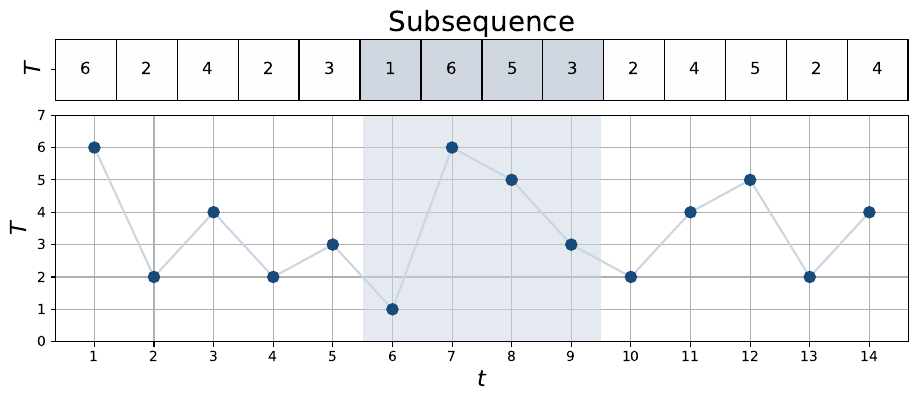

The script that saved this image:
import pandas as pd
import numpy as np
import matplotlib.pyplot as plt
import matplotlib.colors as mcolors
from matplotlib.ticker import FixedLocator

title_fontsize = 20
label_fontsize = 16
marker_size = 8
line_width = 4

def highlight_cell(x,y, ax=None, **kwargs):
    rect = plt.Rectangle((x-.5, y-.5), 1,1, fill=False, **kwargs)
    ax = ax or plt.gca()
    ax.add_patch(rect)
    return rect

arr = np.array([[6,2,4,2,3,1,6,5,3,2,4,5,2,4]])

c_arr = np.zeros((len(arr),len(arr[0])))
i_color = [5,8]

plt.rcParams['figure.figsize'] = [11, 5]

for i in range(len(c_arr[0])):
    if i >= i_color[0] and i <= i_color[1]:
        c_arr[0,i] = 1


fig, (ax1, ax2) = plt.subplots(2)
fig.subplots_adjust(hspace=-0.3)

# Definiere die Farben als [(Position, (R, G, B))]
colors = [(0, (1, 1, 1)), (1, (0.635, 0.698, 0.768, 0.5))]  # Weiß und Hellblau
cmap_name = 'custom_cmap'
custom_cmap = mcolors.LinearSegmentedColormap.from_list(cmap_name, colors)

color1 = "#cbd6e0" #(0.635, 0.698, 0.768)
color2 = "#194b7a" #(0.098, 0.294, 0.478)

ax1.matshow(c_arr, cmap=custom_cmap) #"binary")
ax1.set_title("Subsequence", fontsize=title_fontsize)
ax1.axes.get_xaxis().set_ticks([])
ax1.axes.get_yaxis().set_ticks([0])
ax1.set_yticklabels(["$T$"], fontsize=label_fontsize, rotation=90)

plt.grid(True, which="major")
plt.xlabel("$t$", fontsize=label_fontsize)

ax2.set_ylabel('$T$', fontsize=label_fontsize)
ax2.set_ylim([0, 7])
#ax2.set_xticklabels([])
ax2.set_axisbelow(True)
ax2.xaxis.set_major_locator(FixedLocator([0, 1, 2, 3, 4, 5, 6, 7, 8, 9, 10, 11, 12, 13]))
ax2.yaxis.set_major_locator(FixedLocator([0, 1, 2, 3, 4, 5, 6, 7, 8, 9]))
ax2.grid(True, which="major")
ax2.axvspan(i_color[0]-0.5, i_color[1]+0.5, facecolor=color1, alpha=0.5)
ax2.plot(arr[0], color=color1)        
ax2.plot(arr[0], 'o', color=color2, linewidth=line_width, markersize=marker_size)

ax2.set_xticklabels([str(x) for x in range(1,len(arr[0])+1)])

for i in range(len(arr[0])):
    for j in range(len(arr)):
        c = arr[j,i]
        ax1.text(i, j, str(c), va='center', ha='center', fontsize="large") 
        highlight_cell(i, j, ax=ax1, color="black", linewidth=1)

plt.savefig('fundamentals/subsequence.pdf', bbox_inches='tight', dpi=600)

plt.show()